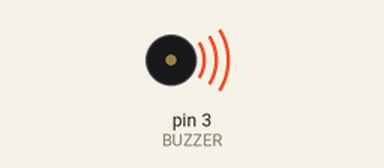
Recording of a sketch running on a simulated Arduino Uno, built with avr-gcc and run on an emulated ATmega328P. Parts: buzzer (waves = sounding, pin HIGH).

Above: at 1.0 s.
At 3.0 s:
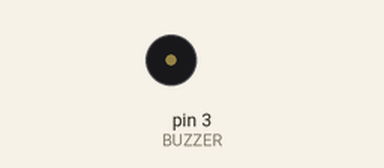
Timing chart, 0 to 5.2 s (numbered marks = the images above):
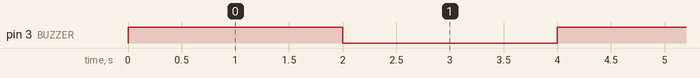

Measured:
- by itself, pin 3 (BUZZER): alternates HIGH for 2.0 s and LOW for 2.0 s

The sketch:

Teste_Buzzer_Sucesso.ino
```cpp
#define BUZZER 3

void setup() {
  // put your setup code here, to run once:
pinMode(BUZZER, OUTPUT);
 digitalWrite(BUZZER, LOW);
}

void loop() {
  // put your main code here, to run repeatedly:
digitalWrite(BUZZER, HIGH);
delay(2000);


digitalWrite(BUZZER, LOW);
delay(2000);
}
```
